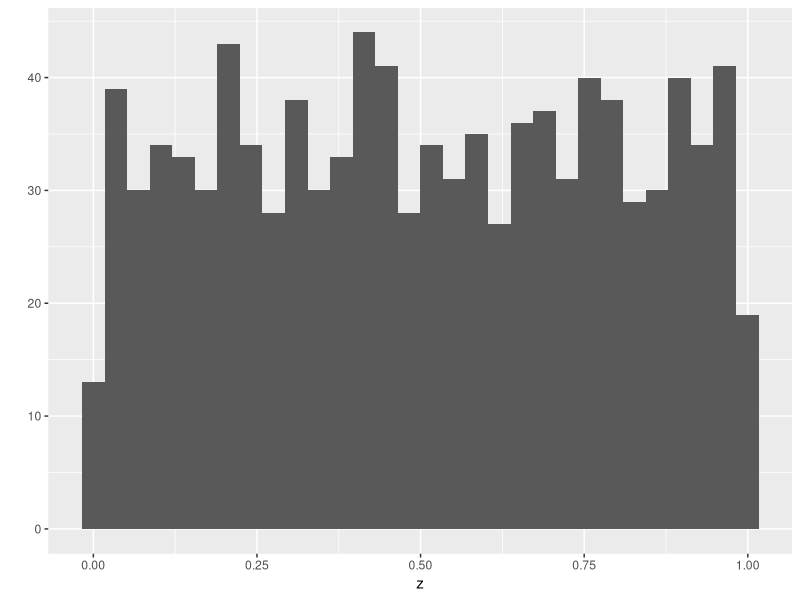

Write R code to recreate this figure. (Note: this script raises an error after producing the figure.)
## ---- chunk 1
# create atomic vector (avoid this)
z <- vector(mode="numeric", length=0)
print(z)

# add element ot it
z <- c(z,5)
head(z)
# this "dynamic sizing" is very slow

# create a vector of 100 0s
z <- rep(0,100)
head(z)

# better to start with NAs
z<- rep(NA,100)
typeof(z)
z[1] <- "Washington"
head(z)
typeof(z)
# coerced into character
# Start with NAs then add on
## ---- chunk 2
my_vector <- runif(100)
my_names <- paste("Species",
                  seq(1:length(my_vector)),
                  sep="")
head(my_names)
names(my_vector) <- my_names
head(my_vector)
## ---- chunk 3
rep(0.5,6)
rep(x=0.5,times=6) # give input names
rep(times=6, x=0.5) # order not important if names specified
my_vec <- c(1,2,3)
rep(x=my_vec, times=2)
rep(x=my_vec, each=2)
rep(x=my_vec, times=my_vec) # what would this do
# each element is matched up to the number it is specified
rep(x=my_vec, each=my_vec)
# why? we get error message
## ---- chunk 4
seq(from=2, to=4)
2:4
# generates the same thing. Common in R coding

seq(from=2, to=4, by=0.5)
# increment up by 0.5
x <- seq(from=2, to=4, length=7)
# r divides it for us
my_vec <- seq(1:length(x))
my_vec
seq_along(x)
seq_len(5)

# a couple of ways to generate sequences
## ---- chunk 5
runif(5)
runif(n=3, min=100, max=103)
rnorm(6)
rnorm(n=6, mean=100, sd=30)
## ---- chunk 6
library(ggplot2)
z <- runif(1000)
qplot(z) # error message
m.hist(z)
## ---- chunk 7
long_vec <- seq_len(10)
long_vec
sample(long_vec) # with no other parameters, it reorders the data
sample(long_vec, size=3) # specify a number, sampling without replacement
sample(long_vec, size=16) # too large...without replacement vector is too short to do this
sample(long_vec, size =16, replace = TRUE)
# numbers are randombly drawn but can be replaced

my_weights <- c(rep(20,5),rep(100,5))
# set of non-sero positive weights (integers or real)
my_weights

my_weights <- c(rep(c(20,100),each=5))
print(my_weights) # more concise way to code
my_weights <- c(100, 100, 100, 100000, 100, 100, 100, 100, 100, 100)
# this yields all 4's. The fourth element on this list is hugely probable

sample(x=long_vec, replace=TRUE, prob=my_weights)
# weights are proportionally related to values
# weighted toward to back end of the list

# probabilities are proportional to weight samples

sample(x=long_vec, replace=FALSE, prob=my_weights)
# all numbers represented but the higher numbers come first

sample(x=long_vec, replace = TRUE, prob=long_vec)
# assigns weights based on data. Fewer low numbers on list. Almost all values are greater than 5
## ---- chunk 8
z <- c(3.1, 9.2, 1.3, 0.4, 7.5)

# positive index values
z[c(2,3)]
# pulls out second and third values on list
z[c(2,2,3,3)]

# negative index values to exclude elements
# preserves the order of these
z[-c(2,3)]

# gives us the same outcome but reshuffles outcome
sample(z[-c(2,3)])

# create a vector of logical elements to select
# based on values

z < 3
# generates boolean based on properties of 3
z[z<3]
# gives back elements that repond to the subset
# choosing elements based on the values contained within the list

tester <- z<3
print(tester) # outputs boolean based on if conditions were met or not
z[tester]
## ---- chunk 9
which(z<3)
# use length to get positions reletive to start
# and end of vector
# select everthing but last two elements

z[which(z>3)]
# specifies elements within and pulls them out

z[-(length(z):(length(z)-1))]
# makes a sequence that runs from length z: length z-2
# counts down to z-2
# minus sign in front excludes the last two elements in the list
# allows application to vectors of any size

# subset using named vector elements
# R has atomic vectors of letters ready to be called with vector "letters"
names(z) <- letters[1:5]
names(z) <- LETTERS[1:5] # capital letters
z[c("b","c")]
z

# relational operators in R
# < less than
# > greater than
# <= less than or greater to
# >= greater than or equal to
# == equal to
  # = in code is an assignment operator. Make distinction between = and ==
## ---- chunk 10
x <- 1:5
y <- c(1:3,7,7)


x==2 # boolean evaluating output
x!=2 # only second elements are false

x==1
x==7
y == 7
x == 1 & y == 7 # vector of all falses...there are never
# two trues 
# both statements on either side must be true

x == 1 | y == 7
# we get two instances of true
x == 3 | y == 3
# single two in third slot

xor( x == 3, y == 3)
# one of them has to be true BUT NOT the other. Both can't be true
x == 3 & y == 3
## ---- chunk 11
set.seed(90)
z <- runif(10)
print(z)

z < 0.5 # create a logical vector
z[z < 0.5] # pulls out numbers less than 5 in z
which(z < 0.5) # gives us positions with those conditions...not the elements themselves
z[which(z<0.5)]

# which behaves differently with NAs in the data
zD <- c(z,NA,NA)
zD[zD < 0.5] # na values carried with it
zD[which(zD < 0.5)] # drops NA values
